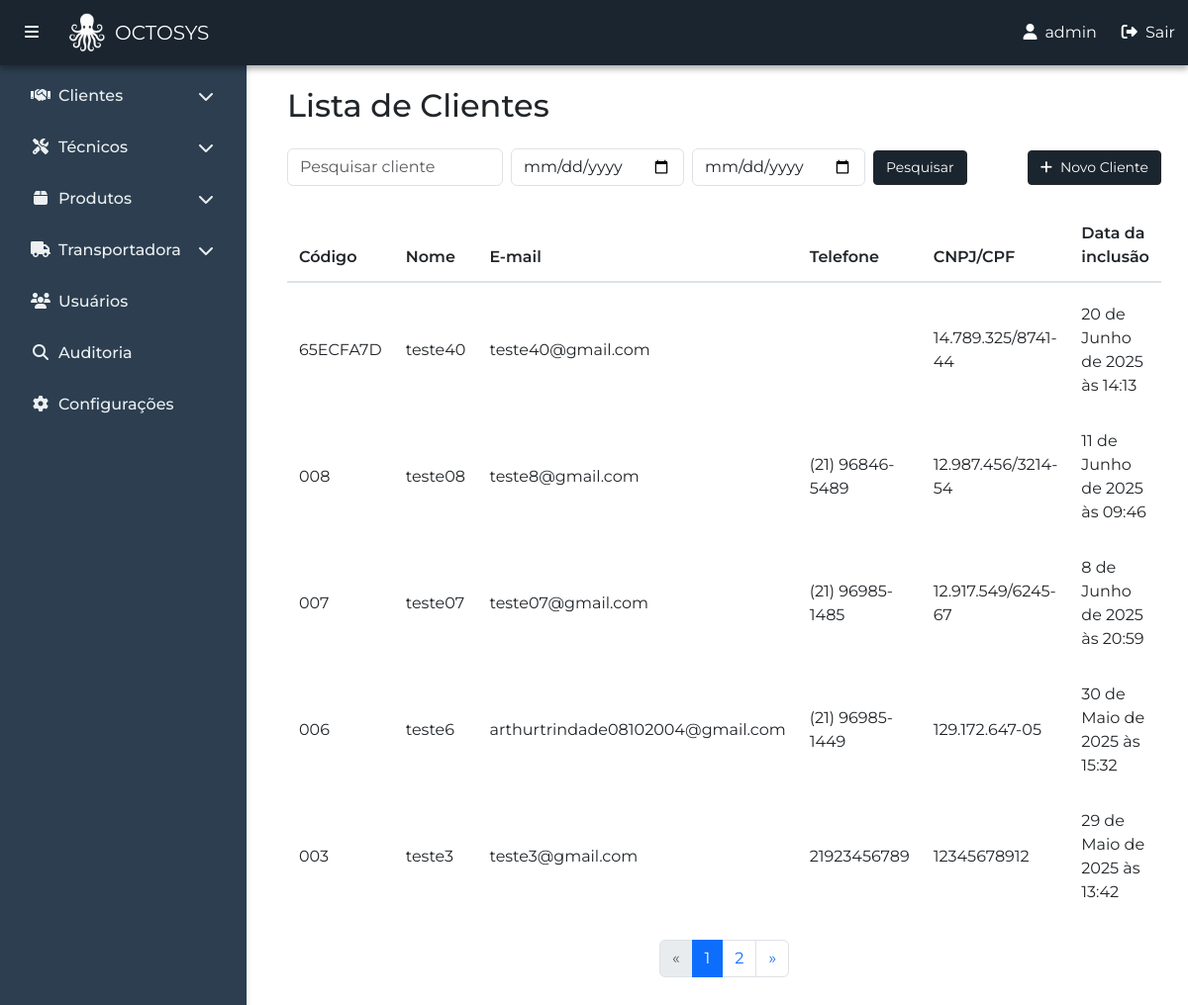
/pt-br/clientes/clientes/ (signed in), run on an earlier commit of the app's database.
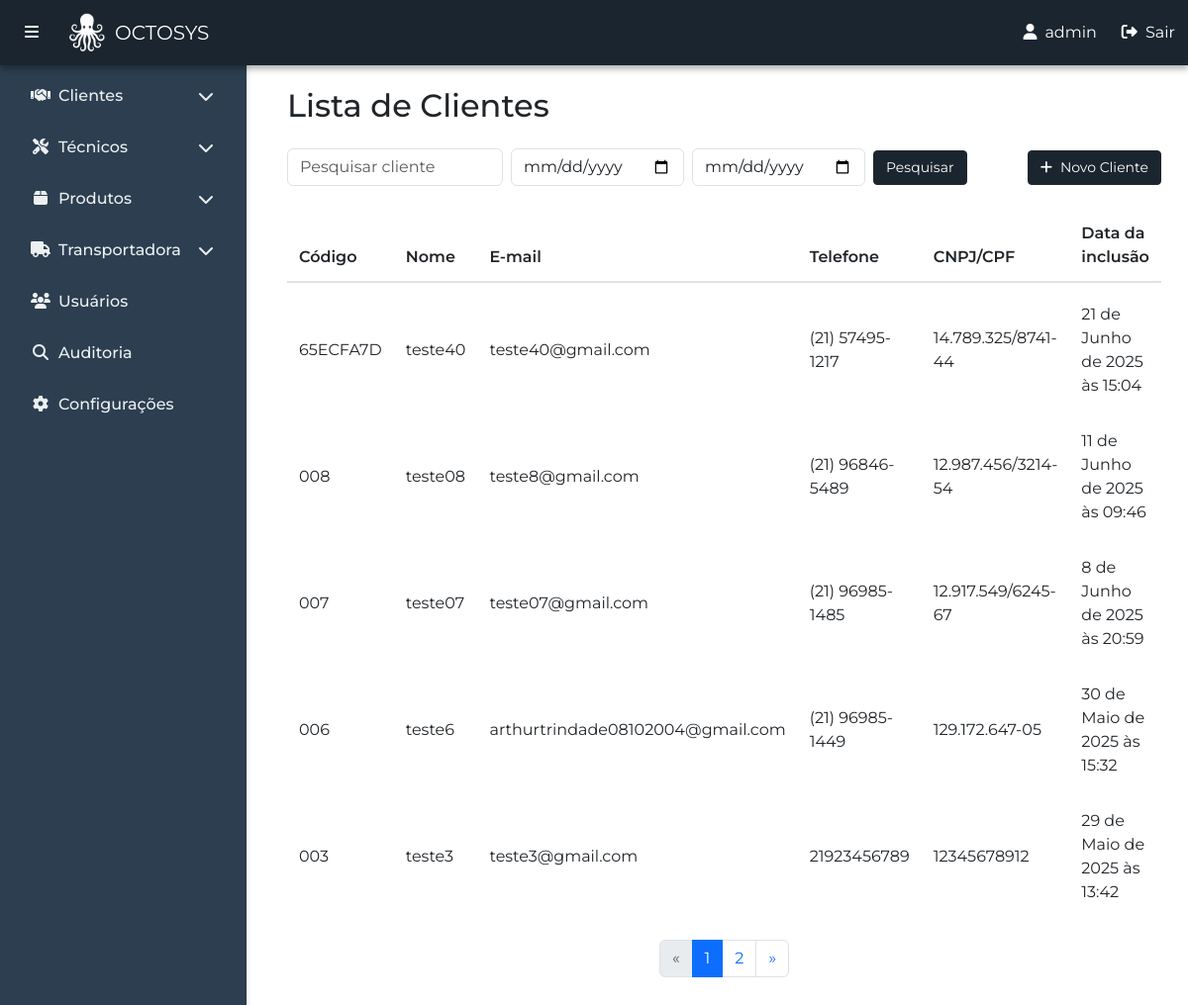
And on a later commit of the database.
### clientes/models.py (models this page shows, shortened)
class Cliente(models.Model):
    codigo = models.CharField(max_length=20, unique=True, blank=True, null=True)
    nome_cliente = models.CharField(max_length=100)
    nome_fantasia = models.CharField(max_length=100, blank=True)
    data_inclusao = models.DateTimeField()
    cnpj_cpf = models.CharField(max_length=18, unique=True)
    inscricao_estadual = models.CharField(max_length=50)
    inscricao_municipal = models.CharField(max_length=50)
    email1 = models.EmailField()
    email2 = models.EmailField(blank=True, null=True)
    telefone1 = models.CharField(max_length=20, blank=True)
    telefone2 = models.CharField(max_length=20, blank=True)
    celular1 = models.CharField(max_length=20, blank=True)
    celular2 = models.CharField(max_length=20, blank=True)
    atividade = models.ForeignKey(Atividade, on_delete=models.SET_NULL, blank=False, null=True)
    segmento = models.ForeignKey(Segmento, on_delete=models.SET_NULL, blank=False, null=True)
    observacao = models.TextField(blank=True, null=True)
    logradouro_real = models.CharField(max_length=100, blank=False)
    numero_real = models.CharField(max_length=10, blank=False)
    complemento_real = models.CharField(max_length=50, blank=True)
    bairro_real = models.CharField(max_length=50, blank=False)
    cidade_real = models.CharField(max_length=50, blank=False)
    estado_real = models.CharField(max_length=2, choices=ESTADOS, default='RJ', blank=False, null=False)
    cep_real = models.CharField(max_length=10, blank=False)
    logradouro_cobranca = models.CharField(max_length=100, blank=True)
    numero_cobranca = models.CharField(max_length=10, blank=True)
    complemento_cobranca = models.CharField(max_length=50, blank=True)
    bairro_cobranca = models.CharField(max_length=50, blank=True)
    cidade_cobranca = models.CharField(max_length=50, blank=True)
    estado_cobranca = models.CharField(max_length=2, choices=ESTADOS, blank=True, null=True)
    cep_cobranca = models.CharField(max_length=10, blank=True)

### clientes/views.py (the view, shortened to what this page needs)
# urls.py: path('clientes/', views.listar_clientes, name='listar_clientes'),
@login_required
def listar_clientes(request):
    pesquisa = request.GET.get('pesquisa', '')
    data_inicio = request.GET.get('data_inicio')
    data_fim = request.GET.get('data_fim')
    clientes = Cliente.objects.all().order_by('-id')
    if data_inicio:
        clientes = clientes.filter(data_inclusao__date__gte=data_inicio)
    if data_fim:
        clientes = clientes.filter(data_inclusao__date__lte=data_fim)
    paginator = Paginator(clientes, 5)
    page_number = request.GET.get('page')
    page_obj = paginator.get_page(page_number)
    return render(request, 'clientes/clientes.html', {
        'page_obj': page_obj,
        'pesquisa': pesquisa,
        'data_inicio': data_inicio,
        'data_fim': data_fim,
    })

### clientes/templates/clientes/clientes.html (shortened to what the changed rows need)
{% extends 'principal/base.html' %}
{% block content %}
<div class="container my-4">
    <h2 class="mb-4">Lista de Clientes</h2>
    <div class="table-responsive">
        <div class="table-pagination-container">
            <table class="table table-hover custom-table">
                <thead class="custom-thead">
                    <tr>
                        <th scope="col">Código</th>
                        <th scope="col">Nome</th>
                        <th scope="col">E-mail</th>
                        <th scope="col">Telefone</th>
                        <th scope="col">CNPJ/CPF</th>
                        <th scope="col">Data da inclusão</th>
                    </tr>
                </thead>
                <tbody>
                    {% for cliente in page_obj %}
                    <tr data-bs-toggle="modal"
                        data-bs-target="#modalCliente{{ cliente.id }}"
                        style="cursor: pointer;">
                        <td>{{ cliente.codigo}}</td>
                        <td>{{ cliente.nome_cliente}}</td>
                        <td>{{ cliente.email1 }}</td>
                        <td>{{ cliente.telefone1 }}</td>
                        <td>{{ cliente.cnpj_cpf }}</td>
                        <td>{{ cliente.data_inclusao }}</td>
                    </tr>
                    {% empty %}
                    <tr>
                        <td colspan="4">Nenhum cliente encontrado.</td>
                    </tr>
                    {% endfor %}
                </tbody>
            </table>
        </div>
    </div>
</div>
{% endblock %}

What changed in the data, as far as the page shows it:
changed Cliente "65ECFA7D": telefone1 (not shown) → "(21) 57495-1217"; data_inclusao "20 de Junho de 2025 às 14:13" → "21 de Junho de 2025 às 15:04"
